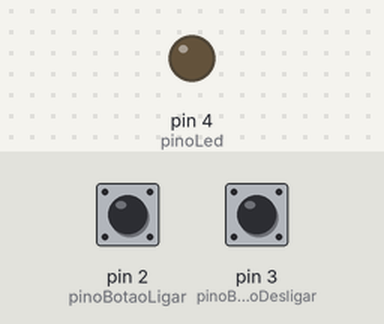
The sketch below on a simulated Arduino Uno, built with avr-gcc and run on an emulated ATmega328P. Parts: output pins drawn as LEDs (lit = HIGH). The inputs (shaded band) are chosen by the test bench; at power-on: pin 2 (pinoBotaoLigar) LOW, pin 3 (pinoBotaoDesligar) LOW.

Above: at 1.2 s.
1.3 s: pin 2 (pinoBotaoLigar) pulled HIGH for 0.15 s
At 1.6 s:
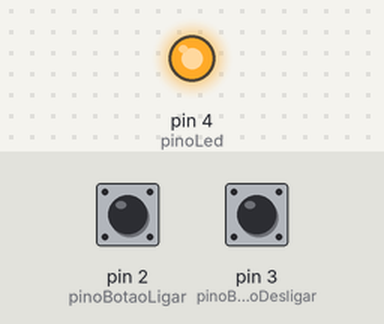
2.9 s: pin 3 (pinoBotaoDesligar) pulled HIGH for 0.15 s
At 4.0 s:
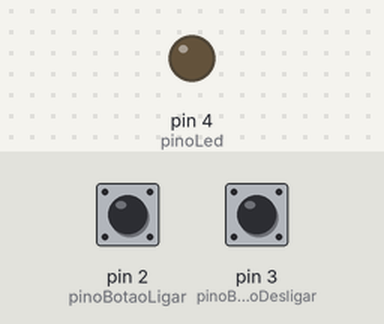
4.5 s: pin 2 (pinoBotaoLigar) pulled HIGH for 1 s
At 5.2 s:
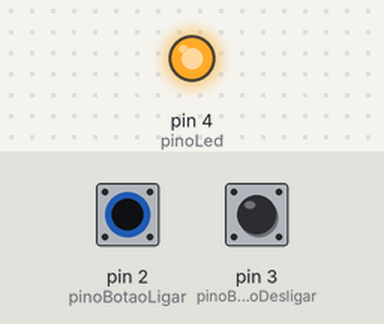
7.0 s: pin 2 (pinoBotaoLigar) driven HIGH and pin 3 (pinoBotaoDesligar) driven HIGH
At 7.4 s:
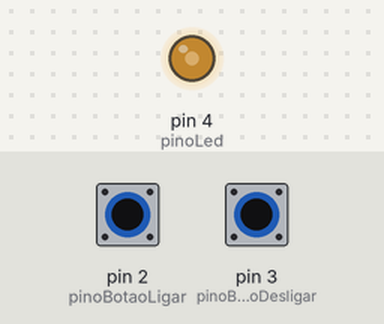
8.5 s: pin 3 (pinoBotaoDesligar) driven LOW
At 9.3 s:
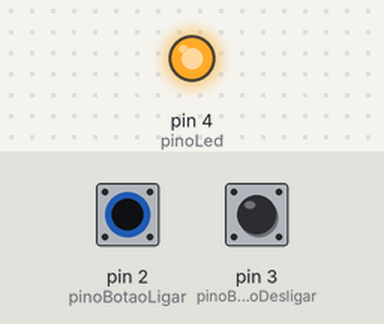
Timing chart, 0 to 11.0 s (numbered marks = the images above; inputs shaded):
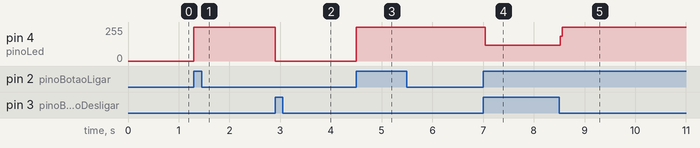

Measured:
- after the input at 1.3 s, pin 4 (pinoLed): 0/255 → 255/255 at once
- after the input at 2.9 s, pin 4 (pinoLed): 255/255 → 0/255 at once
- after the input at 4.5 s, pin 4 (pinoLed): 0/255 → 255/255 at once
- after the input at 7.0 s, pin 4 (pinoLed): 255/255 → 119/255 at once
- after the input at 8.5 s, pin 4 (pinoLed): 119/255 → 255/255 at once

The sketch:

ex07.ino
```cpp
int pinoBotaoLigar = 2;
int pinoBotaoDesligar = 3;
int pinoLed = 4;

void setup() {
  pinMode(pinoBotaoLigar, INPUT);
  pinMode(pinoBotaoDesligar, INPUT);
  pinMode(pinoLed, OUTPUT);
}

void loop() {
  if (digitalRead(pinoBotaoLigar) == HIGH) {
    digitalWrite(pinoLed, HIGH);
  }

  if (digitalRead(pinoBotaoDesligar) == HIGH) {
    digitalWrite(pinoLed, LOW);
  }
}
```
